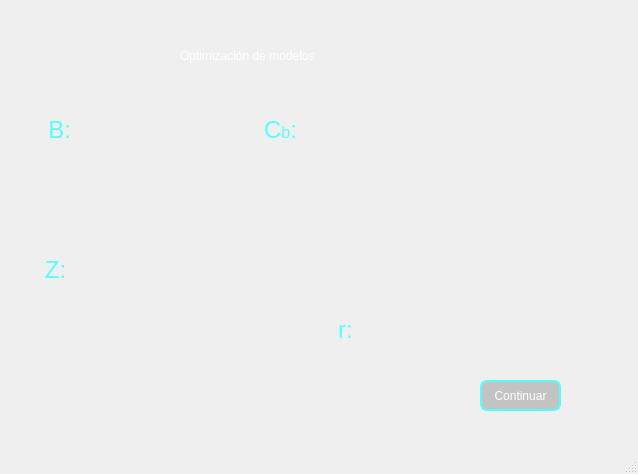
<?xml version="1.0" encoding="UTF-8"?>
<ui version="4.0">
 <class>MainWindow</class>
 <widget class="QMainWindow" name="MainWindow">
  <property name="enabled">
   <bool>true</bool>
  </property>
  <property name="geometry">
   <rect>
    <x>0</x>
    <y>0</y>
    <width>638</width>
    <height>474</height>
   </rect>
  </property>
  <property name="minimumSize">
   <size>
    <width>484</width>
    <height>0</height>
   </size>
  </property>
  <property name="maximumSize">
   <size>
    <width>638</width>
    <height>474</height>
   </size>
  </property>
  <property name="cursor">
   <cursorShape>ArrowCursor</cursorShape>
  </property>
  <property name="mouseTracking">
   <bool>true</bool>
  </property>
  <property name="windowTitle">
   <string>MainWindow</string>
  </property>
  <property name="styleSheet">
   <string notr="true">QWidget#centralwidget{
	background-color: qlineargradient(spread:pad, x1:0, y1:0, x2:1, y2:1, stop:0 		rgba(91, 91, 91, 255), stop:1 rgba(118, 118, 118, 255));
}
</string>
  </property>
  <widget class="QWidget" name="centralwidget">
   <widget class="QLabel" name="titulo">
    <property name="geometry">
     <rect>
      <x>180</x>
      <y>40</y>
      <width>271</width>
      <height>31</height>
     </rect>
    </property>
    <property name="cursor">
     <cursorShape>ArrowCursor</cursorShape>
    </property>
    <property name="styleSheet">
     <string notr="true">font: 75 20pt &quot;Bahnschrift&quot;;
color: rgb(255, 255, 255);</string>
    </property>
    <property name="text">
     <string>Optimización de modelos</string>
    </property>
   </widget>
   <widget class="QLabel" name="label">
    <property name="geometry">
     <rect>
      <x>-160</x>
      <y>110</y>
      <width>231</width>
      <height>40</height>
     </rect>
    </property>
    <property name="styleSheet">
     <string notr="true">font: 87 10pt &quot;Arial Black&quot;;
color: #55ffff;</string>
    </property>
    <property name="text">
     <string>&lt;html&gt;&lt;head/&gt;&lt;body&gt;&lt;p align=&quot;right&quot;&gt;&lt;span style=&quot; font-size:18pt;&quot;&gt;B:&lt;/span&gt;&lt;/p&gt;&lt;/body&gt;&lt;/html&gt;</string>
    </property>
   </widget>
   <widget class="QLabel" name="espacioMatrizB">
    <property name="geometry">
     <rect>
      <x>90</x>
      <y>90</y>
      <width>101</width>
      <height>91</height>
     </rect>
    </property>
    <property name="styleSheet">
     <string notr="true">font: 12pt &quot;MS Shell Dlg 2&quot;;</string>
    </property>
    <property name="text">
     <string/>
    </property>
   </widget>
   <widget class="QLabel" name="label_2">
    <property name="geometry">
     <rect>
      <x>40</x>
      <y>250</y>
      <width>31</width>
      <height>40</height>
     </rect>
    </property>
    <property name="styleSheet">
     <string notr="true">font: 87 10pt &quot;Arial Black&quot;;
color: #55ffff;</string>
    </property>
    <property name="text">
     <string>&lt;html&gt;&lt;head/&gt;&lt;body&gt;&lt;p align=&quot;center&quot;&gt;&lt;span style=&quot; font-size:18pt;&quot;&gt;Z:&lt;/span&gt;&lt;/p&gt;&lt;/body&gt;&lt;/html&gt;</string>
    </property>
   </widget>
   <widget class="QLabel" name="espacioZ">
    <property name="geometry">
     <rect>
      <x>80</x>
      <y>240</y>
      <width>31</width>
      <height>71</height>
     </rect>
    </property>
    <property name="styleSheet">
     <string notr="true">font: 12pt &quot;MS Shell Dlg 2&quot;;</string>
    </property>
    <property name="text">
     <string/>
    </property>
   </widget>
   <widget class="QLabel" name="label_3">
    <property name="geometry">
     <rect>
      <x>260</x>
      <y>110</y>
      <width>41</width>
      <height>40</height>
     </rect>
    </property>
    <property name="styleSheet">
     <string notr="true">font: 87 10pt &quot;Arial Black&quot;;
color: #55ffff;</string>
    </property>
    <property name="text">
     <string>&lt;html&gt;&lt;head/&gt;&lt;body&gt;&lt;p align=&quot;center&quot;&gt;&lt;span style=&quot; font-size:18pt;&quot;&gt;C&lt;/span&gt;&lt;span style=&quot; font-size:12pt;&quot;&gt;b&lt;/span&gt;&lt;span style=&quot; font-size:18pt;&quot;&gt;:&lt;/span&gt;&lt;/p&gt;&lt;/body&gt;&lt;/html&gt;</string>
    </property>
   </widget>
   <widget class="QLabel" name="espacioVectorCoeficientesVariablesbasicas">
    <property name="geometry">
     <rect>
      <x>300</x>
      <y>90</y>
      <width>61</width>
      <height>131</height>
     </rect>
    </property>
    <property name="styleSheet">
     <string notr="true">font: 12pt &quot;MS Shell Dlg 2&quot;;</string>
    </property>
    <property name="text">
     <string/>
    </property>
   </widget>
   <widget class="QLabel" name="label_4">
    <property name="geometry">
     <rect>
      <x>330</x>
      <y>310</y>
      <width>31</width>
      <height>40</height>
     </rect>
    </property>
    <property name="styleSheet">
     <string notr="true">font: 87 10pt &quot;Arial Black&quot;;
color: #55ffff;</string>
    </property>
    <property name="text">
     <string>&lt;html&gt;&lt;head/&gt;&lt;body&gt;&lt;p align=&quot;center&quot;&gt;&lt;span style=&quot; font-size:18pt;&quot;&gt;r:&lt;/span&gt;&lt;/p&gt;&lt;/body&gt;&lt;/html&gt;</string>
    </property>
   </widget>
   <widget class="QLabel" name="espacioVectorCostos_reducidos">
    <property name="geometry">
     <rect>
      <x>370</x>
      <y>270</y>
      <width>61</width>
      <height>131</height>
     </rect>
    </property>
    <property name="styleSheet">
     <string notr="true">font: 12pt &quot;MS Shell Dlg 2&quot;;</string>
    </property>
    <property name="text">
     <string/>
    </property>
   </widget>
   <widget class="QPushButton" name="Btn_continuar">
    <property name="geometry">
     <rect>
      <x>480</x>
      <y>380</y>
      <width>81</width>
      <height>31</height>
     </rect>
    </property>
    <property name="cursor">
     <cursorShape>PointingHandCursor</cursorShape>
    </property>
    <property name="styleSheet">
     <string notr="true">QPushButton#Btn_continuar{
border: 2px solid #55ffff;
font: 75 12pt &quot;Bahnschrift Condensed&quot;;
background-color: rgb(150, 150, 150, 50%);
color: white;
border-radius: 7px;
}

QPushButton:hover#Btn_continuar{
background-color: #55ffff;
color: black;
}
</string>
    </property>
    <property name="text">
     <string>Continuar</string>
    </property>
   </widget>
  </widget>
  <widget class="QMenuBar" name="menubar">
   <property name="geometry">
    <rect>
     <x>0</x>
     <y>0</y>
     <width>638</width>
     <height>21</height>
    </rect>
   </property>
  </widget>
  <widget class="QStatusBar" name="statusbar"/>
 </widget>
 <resources>
  <include location="resorces.qrc"/>
 </resources>
 <connections/>
</ui>
